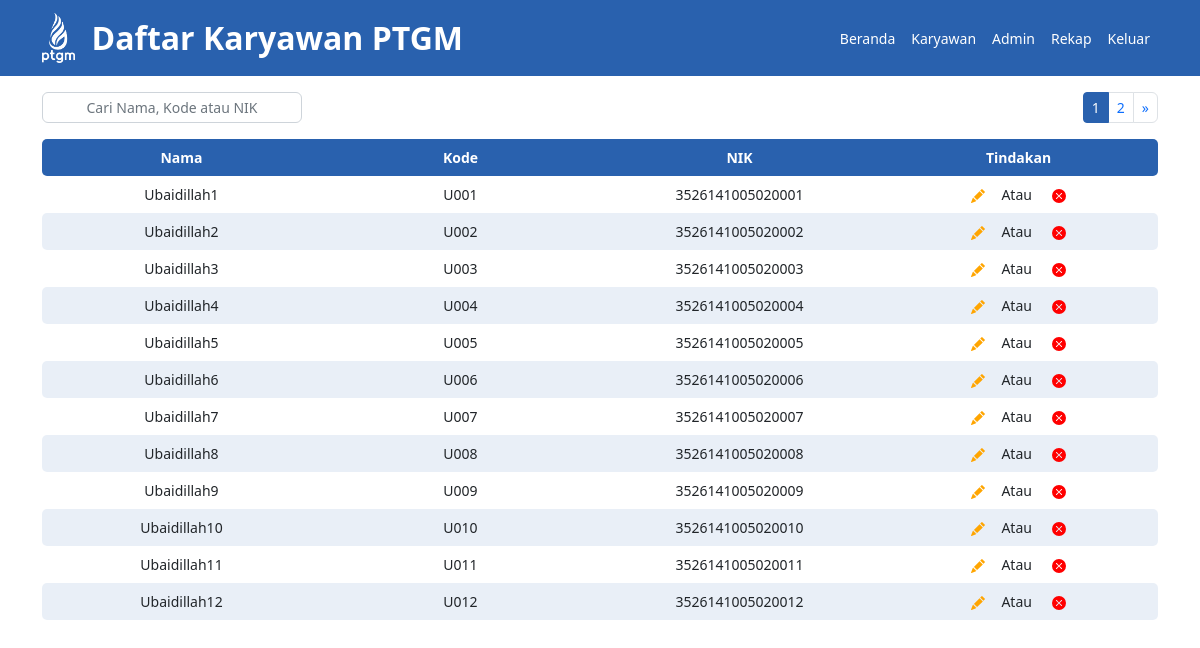
Screenshot of /karyawan.php (signed in) with the database file from the repository.
### tables this page shows
CREATE TABLE `pengguna` (
  `Id` int(11) NOT NULL,
  `Pengguna` varchar(50) NOT NULL,
  `Kode` varchar(50) NOT NULL,
  `NIK` varchar(16) NOT NULL
);

### konek.php (called while the page is built, shortened)
<?php
	$conn = mysqli_connect("localhost", "root", "", "absen");
    function query($query){
        global $conn;
        $result = mysqli_query($conn, $query);
        $rows = [];
        while ($row = mysqli_fetch_assoc($result)) {
            $rows[] = $row;
        }
        return $rows;
    }
?>

### karyawan.php (the view, shortened to what this page needs)
<?php
    require 'konek.php';
    if (isset($_POST["cari"])) {
        $katakunci = $_POST["katakunci"];
        $_SESSION["katakunci"] = $katakunci;
    }else {
        $katakunci = $_SESSION["katakunci"];
    }
    $jumlahdatatiaphalaman = 12;
    $jumlahdata = count(query("SELECT * FROM pengguna WHERE
                                                            Pengguna LIKE '%$katakunci%' OR
                                                            Kode LIKE '%$katakunci%' OR
                                                            NIK LIKE '%$katakunci%'
                            ")
                        );
    $jumlahhalaman = ceil($jumlahdata / $jumlahdatatiaphalaman);
    $halamanaktif = (isset($_GET["halaman"]) ? $_GET["halaman"] : 1);
    $awaldata = ($jumlahdatatiaphalaman * $halamanaktif) - $jumlahdatatiaphalaman;
    $jumlahnohal = 1;
    if ($halamanaktif > $jumlahnohal) {
        $nomerawal  = $halamanaktif - $jumlahnohal;
    }else {
        $nomerawal = 1;
    }
    if ($halamanaktif < ($jumlahhalaman - $jumlahnohal)) {
        $nomerakhir = $halamanaktif + $jumlahnohal;
    }else {
        $nomerakhir = $jumlahhalaman;
    }
    $laporan = query("SELECT * FROM pengguna WHERE
                                                    Pengguna LIKE '%$katakunci%' OR
                                                    Kode LIKE '%$katakunci%' OR
                                                    NIK LIKE '%$katakunci%'
                                                    ORDER BY Id LIMIT $awaldata,$jumlahdatatiaphalaman
                    ");
?>
<!DOCTYPE html>
<html>
<head>
    <link href="css/bootstrap.min.css" rel="stylesheet">
    <link href="css/beranda.css" rel="stylesheet">
</head>
<body>
    <nav class="navbar navbar-expand-lg navbar-dark p-2" style="background-color: #2961AE;">
        <div class="container">
            <a class="navbar-brand align-text-center fs-2 d-flex align-items-center fw-semibold " href="#">
                <img src="assets/logoputih.png" alt="" height="50" class="d-inline-block me-3">Daftar Karyawan
                PTGM</a>
            <div class="collapse navbar-collapse" id="navbarNav">
                <ul class="navbar-nav ms-auto">
                    <li class="nav-item">
                        <a class="nav-link active" aria-current="page" href="beranda.php">Beranda</a>
                    </li>
                    <li class="nav-item">
                        <a class="nav-link active" aria-current="page" href="karyawan.php">Karyawan</a>
                    </li>
                    <li class="nav-item">
                        <a class="nav-link active" aria-current="page" href="admin.php">Admin</a>
                    </li>
                    <li class="nav-item">
                        <a class="nav-link active" aria-current="page" href="rekap.php">Rekap</a>
                    </li>
                    <li class="nav-item">
                        <a class="nav-link active" aria-current="page" href="keluar.php">Keluar</a>
                    </li>
                </ul>
            </div>
        </div>
    </nav>
    <div class="container">
        <div class="row my-3">
            <div class="col-6">
                <div>
                    <form class="d-flex align-items-center" method="post" action="karyawan.php">
                        <input type="text" name="katakunci" style="width: 260px;"
                            class="form-control form-control-sm text-center shadow-none rounded rounded"
                            aria-label="Sizing example input" autofocus autocomplete="off" 0
                            title="Masukkan kata kunci pencarian Anda" placeholder="Cari Nama, Kode atau NIK"
                            aria-describedby="inputGroup-sizing-sm">
                    </form>
                </div>
            </div>
            <div class="col-6">
                <div class="d-flex justify-content-end ">
                    <ul class="m-0 p-0 pagination pagination-sm">
                        <?php for($i=$nomerawal; $i <= $nomerakhir; $i++) : ?>
                        <?php if($i == $halamanaktif) : ?>
                        <li class="page-item active ">
                            <a class="page-link" style="background-color: #2961AE; border: #2961AE 1px solid"
                                href="?halaman=<?= $i; ?>"><?= $i; ?></a>
                        </li>
                        <?php else :?>
                        <li class="page-item ">
                            <a class="page-link " href="?halaman=<?= $i; ?>"><?= $i; ?></a>
                        </li>
                        <?php endif; ?>
                        <?php endfor; ?>
                        <?php if ($halamanaktif < $jumlahhalaman) : ?>
                        <li class="page-item">
                            <a class="page-link rounded-end" href="?halaman=<?= $halamanaktif +1; ?>" aria-label="Next">
                                <span aria-hidden="true">&raquo;</span>
                            </a>
                        </li>
                        <?php endif; ?>
                    </ul>
                </div>
            </div>
        </div>
        <div class="row">
            <div class="col">
                <div id="tabel">
                    <table class="table table-borderless text-center ">
                        <thead style="background-color: rgba(41, 97, 174, 1);" class="text-white">
                            <tr>
                                <th scope="col" class="col-3">Nama</th>
                                <th scope="col" class="col-3">Kode</th>
                                <th scope="col" class="col-3">NIK</th>
                                <th scope="col" class="col-3">Tindakan</th>
                            </tr>
                        </thead>
                        <tbody>
                            <?php
                            foreach ($laporan as $row) :
                            ?>
                            <tr>
                                <td><?= $row["Pengguna"]; ?></td>
                                <td><?= $row["Kode"] ?></td>
                                <td><?= $row["NIK"]; ?></td>
                                <td>
                                    <a href="confkaryawan/ubah_karyawan.php?kode=<?= $row["Kode"] ?>" title="Ubah"><img
                                            src="assets/ubah.svg" class="me-3" alt=""></a>Atau
                                    <a onclick="return confirm('Yakin ?');"
                                        href="confkaryawan/hapus_karyawan.php?kode=<?= $row["Kode"] ?>"
                                        title="Hapus"><img src="assets/delete.svg" class="ms-3" alt=""></a>
                                </td>
                            </tr>
                            <?php endforeach ?>
                        </tbody>
                    </table>
                </div>
            </div>
        </div>
    </div>
</body>
</html>

### css/beranda.css (style rules this page uses)
body { font-size: 14px; }
tr { border-radius: 5px; }
td:first-child, th:first-child { border-radius: 5px 0 0 5px; }
td:last-child, th:last-child { border-radius: 0 5px 5px 0; }
table tr:nth-child(even) { background: rgba(41, 97, 174, 0.1); }

### rows the page displays
pengguna: Pengguna "Ubaidillah1", Kode "U001", NIK "3526141005020001"
pengguna: Pengguna "Ubaidillah2", Kode "U002", NIK "3526141005020002"
pengguna: Pengguna "Ubaidillah3", Kode "U003", NIK "3526141005020003"
pengguna: Pengguna "Ubaidillah4", Kode "U004", NIK "3526141005020004"
pengguna: Pengguna "Ubaidillah5", Kode "U005", NIK "3526141005020005"
pengguna: Pengguna "Ubaidillah6", Kode "U006", NIK "3526141005020006"
pengguna: Pengguna "Ubaidillah7", Kode "U007", NIK "3526141005020007"
pengguna: Pengguna "Ubaidillah8", Kode "U008", NIK "3526141005020008"
pengguna: Pengguna "Ubaidillah9", Kode "U009", NIK "3526141005020009"
pengguna: Pengguna "Ubaidillah10", Kode "U010", NIK "3526141005020010"
pengguna: Pengguna "Ubaidillah11", Kode "U011", NIK "3526141005020011"
pengguna: Pengguna "Ubaidillah12", Kode "U012", NIK "3526141005020012"
